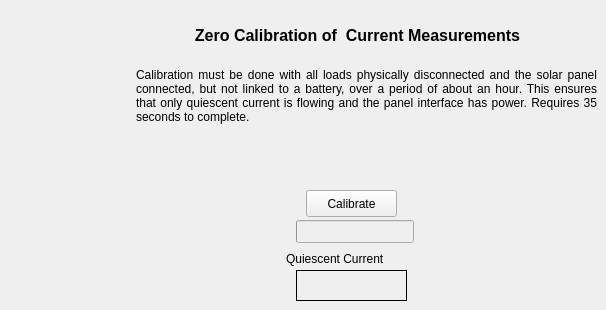
   <widget class="QWidget" name="calibrationTab">
    <property name="toolTip">
     <string>Calibrate zero of current measurements</string>
    </property>
    <attribute name="title">
     <string>Calibration</string>
    </attribute>
    <widget class="QPushButton" name="calibrateButton">
     <property name="geometry">
      <rect>
       <x>306</x>
       <y>190</y>
       <width>91</width>
       <height>27</height>
      </rect>
     </property>
     <property name="text">
      <string>Calibrate</string>
     </property>
    </widget>
    <widget class="QLabel" name="socLabel">
     <property name="geometry">
      <rect>
       <x>136</x>
       <y>50</y>
       <width>461</width>
       <height>91</height>
      </rect>
     </property>
     <property name="text">
      <string>Calibration must be done with all loads physically disconnected and the solar panel connected, but not linked to a battery, over a period of about an hour. This ensures that only quiescent current is flowing and the panel interface has power. Requires 35 seconds to complete.</string>
     </property>
     <property name="alignment">
      <set>Qt::AlignJustify|Qt::AlignVCenter</set>
     </property>
     <property name="wordWrap">
      <bool>true</bool>
     </property>
    </widget>
    <widget class="QLabel" name="calibrationLabel">
     <property name="geometry">
      <rect>
       <x>142</x>
       <y>15</y>
       <width>431</width>
       <height>41</height>
      </rect>
     </property>
     <property name="font">
      <font>
       <pointsize>12</pointsize>
       <weight>75</weight>
       <bold>true</bold>
      </font>
     </property>
     <property name="text">
      <string>Zero Calibration of  Current Measurements</string>
     </property>
     <property name="alignment">
      <set>Qt::AlignCenter</set>
     </property>
     <property name="wordWrap">
      <bool>true</bool>
     </property>
    </widget>
    <widget class="QLabel" name="qcLabel">
     <property name="geometry">
      <rect>
       <x>286</x>
       <y>250</y>
       <width>131</width>
       <height>17</height>
      </rect>
     </property>
     <property name="text">
      <string>Quiescent Current</string>
     </property>
    </widget>
    <widget class="QLabel" name="quiescentCurrent">
     <property name="geometry">
      <rect>
       <x>296</x>
       <y>270</y>
       <width>111</width>
       <height>31</height>
      </rect>
     </property>
     <property name="font">
      <font>
       <pointsize>17</pointsize>
      </font>
     </property>
     <property name="frameShape">
      <enum>QFrame::Box</enum>
     </property>
     <property name="text">
      <string/>
     </property>
    </widget>
    <widget class="QProgressBar" name="calibrateProgressBar">
     <property name="enabled">
      <bool>false</bool>
     </property>
     <property name="geometry">
      <rect>
       <x>296</x>
       <y>220</y>
       <width>118</width>
       <height>23</height>
      </rect>
     </property>
     <property name="maximum">
      <number>7</number>
     </property>
     <property name="value">
      <number>-1</number>
     </property>
    </widget>
   </widget>
